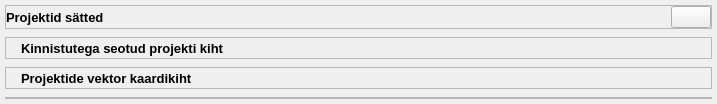
                 <widget class="QWidget" name="qwSU_Mailabl_Projects" native="true">
                  <property name="styleSheet">
                   <string notr="true"/>
                  </property>
                  <layout class="QVBoxLayout" name="verticalLayout_46">
                   <property name="spacing">
                    <number>8</number>
                   </property>
                   <property name="leftMargin">
                    <number>5</number>
                   </property>
                   <property name="topMargin">
                    <number>5</number>
                   </property>
                   <property name="rightMargin">
                    <number>5</number>
                   </property>
                   <property name="bottomMargin">
                    <number>5</number>
                   </property>
                   <item>
                    <widget class="QFrame" name="frame_27">
                     <property name="frameShape">
                      <enum>QFrame::StyledPanel</enum>
                     </property>
                     <property name="frameShadow">
                      <enum>QFrame::Raised</enum>
                     </property>
                     <layout class="QHBoxLayout" name="horizontalLayout_20">
                      <property name="spacing">
                       <number>0</number>
                      </property>
                      <property name="leftMargin">
                       <number>0</number>
                      </property>
                      <property name="topMargin">
                       <number>0</number>
                      </property>
                      <property name="rightMargin">
                       <number>0</number>
                      </property>
                      <property name="bottomMargin">
                       <number>0</number>
                      </property>
                      <item>
                       <widget class="QLabel" name="label_31">
                        <property name="font">
                         <font>
                          <pointsize>10</pointsize>
                          <weight>75</weight>
                          <italic>false</italic>
                          <bold>true</bold>
                          <underline>false</underline>
                         </font>
                        </property>
                        <property name="text">
                         <string>Projektid sätted</string>
                        </property>
                       </widget>
                      </item>
                      <item>
                       <spacer name="horizontalSpacer_19">
                        <property name="orientation">
                         <enum>Qt::Horizontal</enum>
                        </property>
                        <property name="sizeHint" stdset="0">
                         <size>
                          <width>567</width>
                          <height>20</height>
                         </size>
                        </property>
                       </spacer>
                      </item>
                      <item>
                       <widget class="QPushButton" name="pbSettings_Setup_Projects">
                        <property name="text">
                         <string/>
                        </property>
                        <property name="icon">
                         <iconset>
                          <normaloff>icons/Icons_hele/settings.svg</normaloff>icons/Icons_hele/settings.svg</iconset>
                        </property>
                        <property name="iconSize">
                         <size>
                          <width>16</width>
                          <height>16</height>
                         </size>
                        </property>
                       </widget>
                      </item>
                     </layout>
                    </widget>
                   </item>
                   <item>
                    <widget class="QFrame" name="frame_19">
                     <property name="styleSheet">
                      <string notr="true"/>
                     </property>
                     <property name="frameShape">
                      <enum>QFrame::StyledPanel</enum>
                     </property>
                     <property name="frameShadow">
                      <enum>QFrame::Raised</enum>
                     </property>
                     <layout class="QHBoxLayout" name="horizontalLayout_33">
                      <property name="spacing">
                       <number>10</number>
                      </property>
                      <property name="leftMargin">
                       <number>15</number>
                      </property>
                      <property name="topMargin">
                       <number>0</number>
                      </property>
                      <property name="rightMargin">
                       <number>0</number>
                      </property>
                      <property name="bottomMargin">
                       <number>0</number>
                      </property>
                      <item>
                       <widget class="QLabel" name="label_22">
                        <property name="font">
                         <font>
                          <pointsize>10</pointsize>
                          <weight>75</weight>
                          <bold>true</bold>
                         </font>
                        </property>
                        <property name="text">
                         <string>Kinnistutega seotud projekti kiht</string>
                        </property>
                       </widget>
                      </item>
                      <item>
                       <widget class="QLabel" name="lblLayerProjects_Properties">
                        <property name="text">
                         <string/>
                        </property>
                       </widget>
                      </item>
                      <item>
                       <spacer name="horizontalSpacer_20">
                        <property name="orientation">
                         <enum>Qt::Horizontal</enum>
                        </property>
                        <property name="sizeHint" stdset="0">
                         <size>
                          <width>309</width>
                          <height>20</height>
                         </size>
                        </property>
                       </spacer>
                      </item>
                     </layout>
                    </widget>
                   </item>
                   <item>
                    <widget class="QFrame" name="frame_21">
                     <property name="frameShape">
                      <enum>QFrame::StyledPanel</enum>
                     </property>
                     <property name="frameShadow">
                      <enum>QFrame::Raised</enum>
                     </property>
                     <layout class="QHBoxLayout" name="horizontalLayout_34">
                      <property name="spacing">
                       <number>10</number>
                      </property>
                      <property name="leftMargin">
                       <number>15</number>
                      </property>
                      <property name="topMargin">
                       <number>0</number>
                      </property>
                      <property name="rightMargin">
                       <number>0</number>
                      </property>
                      <property name="bottomMargin">
                       <number>0</number>
                      </property>
                      <item>
                       <widget class="QLabel" name="label_14">
                        <property name="font">
                         <font>
                          <pointsize>10</pointsize>
                          <weight>75</weight>
                          <bold>true</bold>
                         </font>
                        </property>
                        <property name="text">
                         <string>Projektide vektor kaardikiht</string>
                        </property>
                       </widget>
                      </item>
                      <item>
                       <widget class="QLabel" name="lblLayerProjects_Vector">
                        <property name="font">
                         <font>
                          <pointsize>10</pointsize>
                          <weight>50</weight>
                          <bold>false</bold>
                         </font>
                        </property>
                        <property name="text">
                         <string/>
                        </property>
                       </widget>
                      </item>
                      <item>
                       <spacer name="horizontalSpacer_21">
                        <property name="orientation">
                         <enum>Qt::Horizontal</enum>
                        </property>
                        <property name="sizeHint" stdset="0">
                         <size>
                          <width>370</width>
                          <height>20</height>
                         </size>
                        </property>
                       </spacer>
                      </item>
                     </layout>
                    </widget>
                   </item>
                   <item>
                    <widget class="QFrame" name="frame_22">
                     <property name="frameShape">
                      <enum>QFrame::StyledPanel</enum>
                     </property>
                     <property name="frameShadow">
                      <enum>QFrame::Raised</enum>
                     </property>
                     <layout class="QHBoxLayout" name="horizontalLayout_35">
                      <property name="spacing">
                       <number>10</number>
                      </property>
                      <property name="leftMargin">
                       <number>15</number>
                      </property>
                      <property name="topMargin">
                       <number>0</number>
                      </property>
                      <property name="rightMargin">
                       <number>0</number>
                      </property>
                      <property name="bottomMargin">
                       <number>0</number>
                      </property>
                     </layout>
                    </widget>
                   </item>
                  </layout>
                 </widget>
